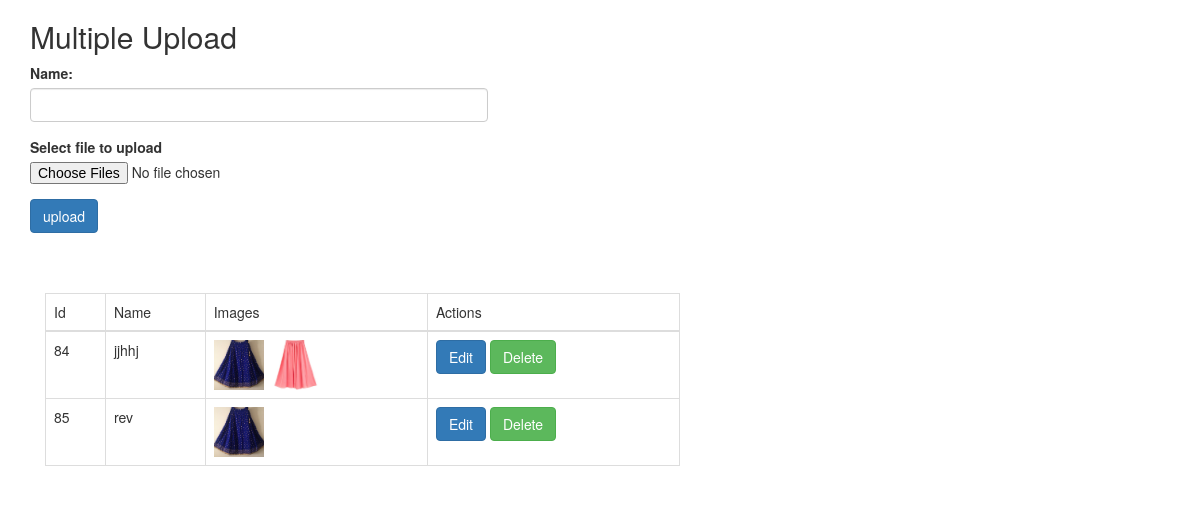
The app's page /multiple_uploadimage/trail.php with its own data.
### tables this page shows
CREATE TABLE IF NOT EXISTS `multiple_data` (
  `id` int(255) NOT NULL AUTO_INCREMENT,
  `name` varchar(255) NOT NULL,
  PRIMARY KEY (`id`)
);

CREATE TABLE IF NOT EXISTS `multiple_id` (
  `image` varchar(222) NOT NULL,
  `image_id` int(11) NOT NULL
);

### multiple_uploadimage/trail.php (the view, shortened to what this page needs)
<!DOCTYPE html>
<html>
<head>
	  <link rel="stylesheet" href="css/bootstrap.min.css">
</head>
<body>
	<div class="container">
		<div class="row">
			<div class="col-md-5">
				<form action="index.php" method="POST" enctype="multipart/form-data" id="form">
					<h2>Multiple Upload</h2>
					<div class="form-group">
						<label for="name">Name:</label>
						<input type="text" name="name" id="name" class="form-control" value="<?php if(isset($name)){echo $name;} else{ echo "";} ?>">
					</div>
					<div class="form-group">
						<label for="fileselect">Select file to upload</label>
						<input type="file" name="file[]" multiple="multiple" id="fileselect">
					</div>
					<input type="submit" class="btn btn-primary" name ="upload" value="upload">
				</form>
			</div>
		</div>
		<br><br>
		<br>
		<div class="col-md-7">
				<table class="table table-bordered table-hover" width=50>
					<thead>
						<td>Id</td>
						<td>Name</td>
						<td>Images</td>
						<td>Actions</td>
					</thead>
				<tbody>
				<?php
						include 'db_connection.php';
				$sql2 = "SELECT * FROM multiple_data";
		        $result1 = mysqli_query( $conn, $sql2);
		         while($row = mysqli_fetch_array($result1))
		            {
		            	?>
							<tr>
								<td><?php echo $row['id']; ?></td>
								<td><?php echo $row['name']; ?></td>
								<td>
									<?php
									$id = $row['id'];
									$sql = "SELECT * FROM multiple_id WHERE image_id = $id";
		                             $result = mysqli_query( $conn, $sql);
		                             while($row1 = mysqli_fetch_array($result))
		                             {
									?>
									<img src="files/<?php echo $row1['image']; ?>" width="50" height="50"/>
									<?php } ?>
									</td>
								<td>
                                <a type="button" class="btn btn-primary" href="index.php?id=<?php echo $row['id']; ?>">Edit</a>
								<a type="button" class="btn btn-success" href="delete.php?id=<?php echo $row['id']; ?>">Delete</a>
							</td>
							</tr>
					  <?php } ?>
						</tbody>
					</table>
				</div>
			</div>
</body>
</html>

### records on screen
multiple_data: id "84", name "jjhhj"
multiple_id: image (picture)
multiple_id: image (picture)
multiple_data: id "85", name "rev"
multiple_id: image (picture)
